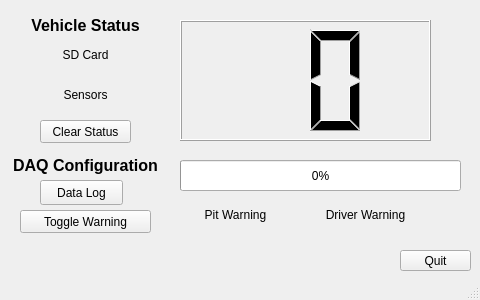
<?xml version="1.0" encoding="UTF-8"?>
<ui version="4.0">
 <class>MainWindow</class>
 <widget class="QMainWindow" name="MainWindow">
  <property name="geometry">
   <rect>
    <x>0</x>
    <y>0</y>
    <width>480</width>
    <height>300</height>
   </rect>
  </property>
  <property name="windowTitle">
   <string>MainWindow</string>
  </property>
  <widget class="QWidget" name="centralWidget">
   <widget class="QPushButton" name="pushButton">
    <property name="geometry">
     <rect>
      <x>20</x>
      <y>210</y>
      <width>131</width>
      <height>23</height>
     </rect>
    </property>
    <property name="text">
     <string>Toggle Warning</string>
    </property>
    <property name="flat">
     <bool>false</bool>
    </property>
   </widget>
   <widget class="QPushButton" name="pushButton_2">
    <property name="geometry">
     <rect>
      <x>40</x>
      <y>120</y>
      <width>91</width>
      <height>23</height>
     </rect>
    </property>
    <property name="text">
     <string>Clear Status</string>
    </property>
   </widget>
   <widget class="QLCDNumber" name="lcdNumber">
    <property name="geometry">
     <rect>
      <x>180</x>
      <y>20</y>
      <width>251</width>
      <height>121</height>
     </rect>
    </property>
    <property name="digitCount">
     <number>2</number>
    </property>
    <property name="segmentStyle">
     <enum>QLCDNumber::Filled</enum>
    </property>
   </widget>
   <widget class="QProgressBar" name="progressBar">
    <property name="geometry">
     <rect>
      <x>180</x>
      <y>160</y>
      <width>281</width>
      <height>31</height>
     </rect>
    </property>
    <property name="maximum">
     <number>255</number>
    </property>
    <property name="value">
     <number>0</number>
    </property>
   </widget>
   <widget class="QPushButton" name="quitButton">
    <property name="geometry">
     <rect>
      <x>400</x>
      <y>250</y>
      <width>71</width>
      <height>21</height>
     </rect>
    </property>
    <property name="text">
     <string>Quit</string>
    </property>
   </widget>
   <widget class="QLabel" name="SDStatus">
    <property name="geometry">
     <rect>
      <x>50</x>
      <y>40</y>
      <width>71</width>
      <height>31</height>
     </rect>
    </property>
    <property name="autoFillBackground">
     <bool>true</bool>
    </property>
    <property name="text">
     <string>SD Card</string>
    </property>
    <property name="textFormat">
     <enum>Qt::RichText</enum>
    </property>
    <property name="alignment">
     <set>Qt::AlignCenter</set>
    </property>
   </widget>
   <widget class="QLabel" name="SensorStatus">
    <property name="geometry">
     <rect>
      <x>50</x>
      <y>80</y>
      <width>71</width>
      <height>31</height>
     </rect>
    </property>
    <property name="autoFillBackground">
     <bool>true</bool>
    </property>
    <property name="text">
     <string>Sensors</string>
    </property>
    <property name="textFormat">
     <enum>Qt::RichText</enum>
    </property>
    <property name="alignment">
     <set>Qt::AlignCenter</set>
    </property>
   </widget>
   <widget class="QLabel" name="PitStatus">
    <property name="geometry">
     <rect>
      <x>180</x>
      <y>200</y>
      <width>111</width>
      <height>31</height>
     </rect>
    </property>
    <property name="autoFillBackground">
     <bool>true</bool>
    </property>
    <property name="text">
     <string>Pit Warning</string>
    </property>
    <property name="textFormat">
     <enum>Qt::RichText</enum>
    </property>
    <property name="alignment">
     <set>Qt::AlignCenter</set>
    </property>
   </widget>
   <widget class="QLabel" name="DriverStatus">
    <property name="geometry">
     <rect>
      <x>310</x>
      <y>200</y>
      <width>111</width>
      <height>31</height>
     </rect>
    </property>
    <property name="autoFillBackground">
     <bool>true</bool>
    </property>
    <property name="text">
     <string>Driver Warning</string>
    </property>
    <property name="textFormat">
     <enum>Qt::RichText</enum>
    </property>
    <property name="alignment">
     <set>Qt::AlignCenter</set>
    </property>
   </widget>
   <widget class="QLabel" name="StatusHeader">
    <property name="geometry">
     <rect>
      <x>20</x>
      <y>10</y>
      <width>131</width>
      <height>31</height>
     </rect>
    </property>
    <property name="font">
     <font>
      <pointsize>12</pointsize>
      <weight>75</weight>
      <bold>true</bold>
     </font>
    </property>
    <property name="text">
     <string>Vehicle Status</string>
    </property>
    <property name="alignment">
     <set>Qt::AlignCenter</set>
    </property>
   </widget>
   <widget class="QLabel" name="ConfigLabel">
    <property name="geometry">
     <rect>
      <x>0</x>
      <y>150</y>
      <width>171</width>
      <height>31</height>
     </rect>
    </property>
    <property name="font">
     <font>
      <pointsize>12</pointsize>
      <weight>75</weight>
      <bold>true</bold>
     </font>
    </property>
    <property name="text">
     <string>DAQ Configuration</string>
    </property>
    <property name="alignment">
     <set>Qt::AlignCenter</set>
    </property>
   </widget>
   <widget class="QPushButton" name="LogStatus">
    <property name="geometry">
     <rect>
      <x>40</x>
      <y>180</y>
      <width>83</width>
      <height>25</height>
     </rect>
    </property>
    <property name="autoFillBackground">
     <bool>true</bool>
    </property>
    <property name="text">
     <string>Data Log</string>
    </property>
    <property name="flat">
     <bool>false</bool>
    </property>
   </widget>
  </widget>
  <widget class="QStatusBar" name="statusBar"/>
 </widget>
 <layoutdefault spacing="6" margin="11"/>
 <resources/>
 <connections/>
</ui>
